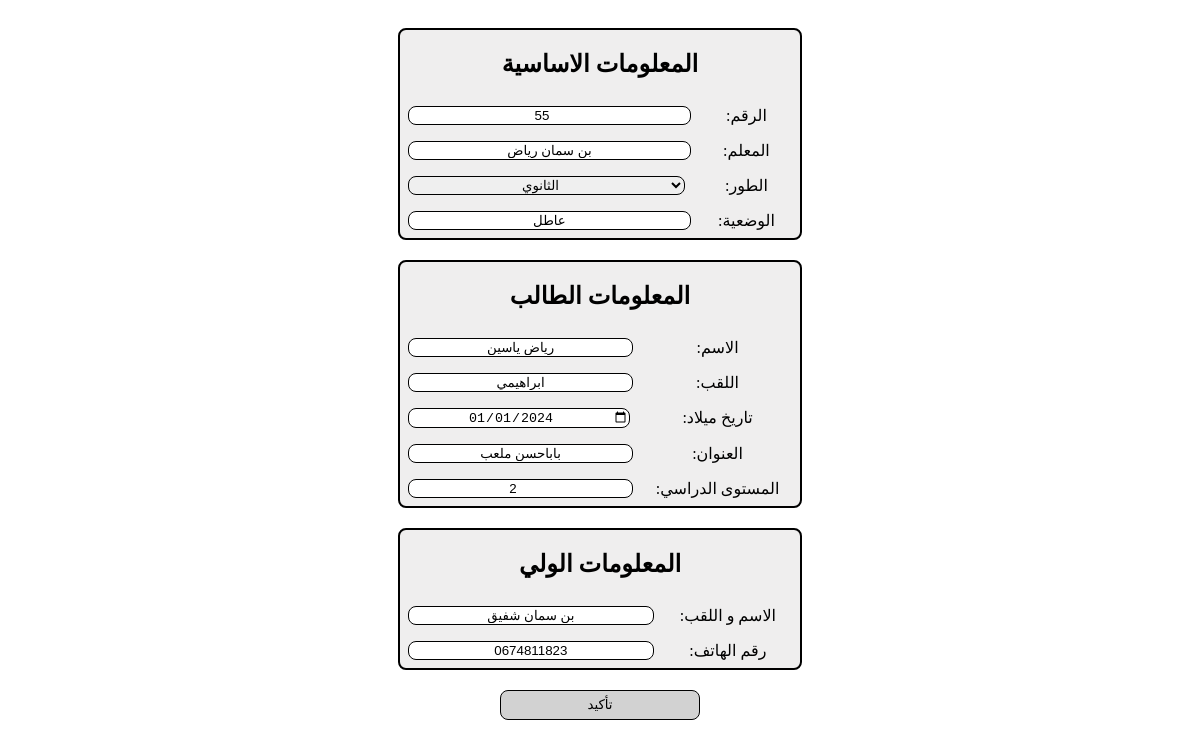
/update_form/5/ (signed in), run on the app's committed database.
### Core/models.py (models this page shows, shortened)
class Student(models.Model):
    num = models.IntegerField(unique=True,null=True,blank=True)
    first_name = models.CharField(max_length=40)
    last_name = models.CharField(max_length=40)
    level = models.ForeignKey("Level",on_delete=models.SET_NULL,null=True,related_name='level_student')
    date_birth = models.DateField()
    adress = models.CharField(max_length=60)
    level_year = models.CharField(max_length=60)
    situation = models.CharField(max_length=40,null=True,blank=True)
    confirmed = models.BooleanField()
    parent = models.ForeignKey("parent",on_delete=models.SET_NULL,null=True ,related_name='children')
    teacher = models.ForeignKey("teacher",on_delete=models.SET_NULL,null=True,blank=True,related_name = 'teacher_student')

class Teacher(models.Model):
    name = models.CharField(max_length=60)

class Level(models.Model):
    id = models.AutoField(primary_key=True)
    name = models.CharField(max_length=20)

class Parent(models.Model):
    id = models.AutoField(primary_key=True)
    name = models.CharField(max_length=80)
    phone = models.CharField(max_length=10)

### Core/views.py (the view, shortened to what this page needs)
# urls.py: path('update_form/<int:id>/',views.update_form,name='update_form'),
def update_form(request,id):
    if request.user.is_staff:
        student = Student.objects.get(id = id)
        if request.method == 'GET':
            return render(request,"update_form.html",{"student":student})
    return render(request,"home.html")

### Core/templates/update_form.html (shortened to what this page needs)
<!DOCTYPE html>
<html lang="en">
<head>
</head>
<body>
    <div class="main_container">
        <form method="post">
            <div class="sub_container">
            <h2>المعلومات الاساسية</h2>
            <table>
                <tr>
                    <td>
                        <input type="number" id="student_id" name="student_id" value="{{student.num}}" required>
                    </td>
                    <td>
                        <label for="student_id">:الرقم</label>
                    </td>
                </tr>
                <tr>
                    <td>
                        <input type="text" id="teacher_name" name="teacher_name" value="{{student.teacher.name}}" required>
                    </td>
                    <td>
                        <label for="teacher_name">:المعلم</label>
                    </td>
                </tr>
                <tr>
                    <td>
                        <select name="level_id" id="level_id" required>
                            <option value="{{student.level.id}}" >{{student.level.name}}</option>
                        </select>
                    </td>
                    <td>
                        <label for="level_id">:الطور</label>
                    </td>
                </tr>
                <tr>
                    <td>
                        <input type="text" id="situation" name="situation" value="{{student.situation}}" required>
                    </td>
                    <td>
                        <label for="situation">:الوضعية</label>
                    </td>
                </tr>
            </table>
        </div>
            <div class="sub_container">
                <h2>المعلومات الطالب</h2>
                <table>
                    <tr>
                        <td>
                            <input type="text" id="student_name" name="student_name" value="{{student.first_name}}" required>
                        </td>
                        <td>
                            <label for="student_name">:الاسم</label>
                        </td>
                    </tr>
                    <tr>
                        <td>
                            <input type="text" id="student_last_name" name="student_last_name" value="{{student.last_name}}" required>
                        </td>
                        <td>
                            <label for="student_last_name">:اللقب</label>
                        </td>
                    </tr>
                    <tr>
                        <td>
                            <input type="date" id="date_birth" name="date_birth" value="{{student.date_birth|date:'Y-m-d' }}" required>
                        </td>
                        <td>
                            <label for="date_birth">:تاريخ ميلاد</label>
                        </td>
                    </tr>
                    <tr>
                        <td>
                            <input type="text" id="adress" name="adress" value="{{student.adress}}" required>
                        </td>
                        <td>
                            <label for="adress">:العنوان</label>
                        </td>
                    </tr>
                    <tr>
                        <td>
                            <input type="number" id="level_year" name="level_year" value="{{student.level_year}}" required>
                        </td>
                        <td>
                            <label for="level_year">:المستوى الدراسي</label>
                        </td>
                    </tr>
                </table>
            </div>
            <div class="sub_container">
                <h2>المعلومات الولي</h2>
                <table>
                    <tr>
                        <td>
                            <input type="text" id="parent_name" name="parent_name" value="{{student.parent.name}}" required>
                        </td>
                        <td>
                            <label for="parent_name">:الاسم و اللقب</label>
                        </td>
                    </tr>
                    <tr>
                        <td>
                            <input type="text" id="parent_phone" name="parent_phone" value="{{student.parent.phone}}" required>
                        </td>
                        <td>
                            <label for="parent_phone">:رقم الهاتف</label>
                        </td>
                    </tr>
                </table>
            </div>
            <div class="submit_btn">
                <button type="submit">تأكيد</button>
            </div>
        </form>
    </div>
</body>
</html>

### Core/templates/update_form.html (style rules this page uses)
.main_container { display : flex; flex-direction: column; justify-content: center; align-items: center; }
.sub_container { display: flex; flex-direction: column; justify-content: center; align-items: center; border: 2px solid black; border-radius: 8px; background: #efeeee; width: 400px; margin: 20px; }
.field_container input ,select { border-radius: 8px; border: 1px solid; width: 170px; text-align: center; }
table { border-collapse: collapse; width: 100%; }
td { border: none; padding: 8px; vertical-align: middle; text-align: center; }
input ,select { border-radius: 8px; border: 1px solid; width: 100%; text-align: center; }
.submit_btn { display: flex; justify-content: center; }
.submit_btn button { width: 200px; height: 30px; background-color: rgb(210, 210, 210); border: 1px solid black; border-radius: 8px; }

### data on the page
Student: student_id "55", teacher_name "بن سمان رياض", level_id "الثانوي", situation "عاطل", student_name "رياض ياسين", student_last_name "ابراهيمي", date_birth "01/01/2024", adress "باباحسن ملعب", level_year "2", parent_name "بن سمان شفيق", parent_phone "0674811823"
